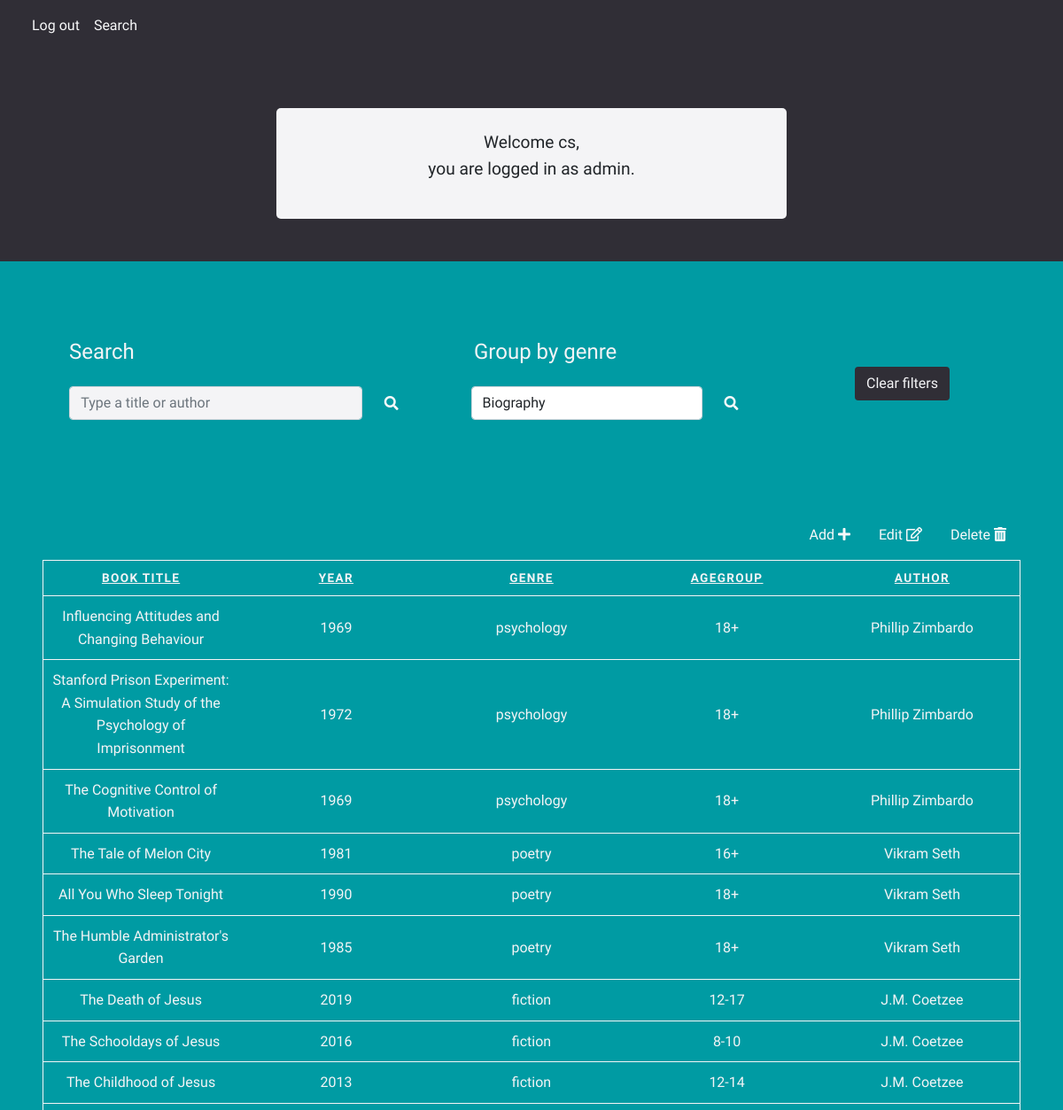
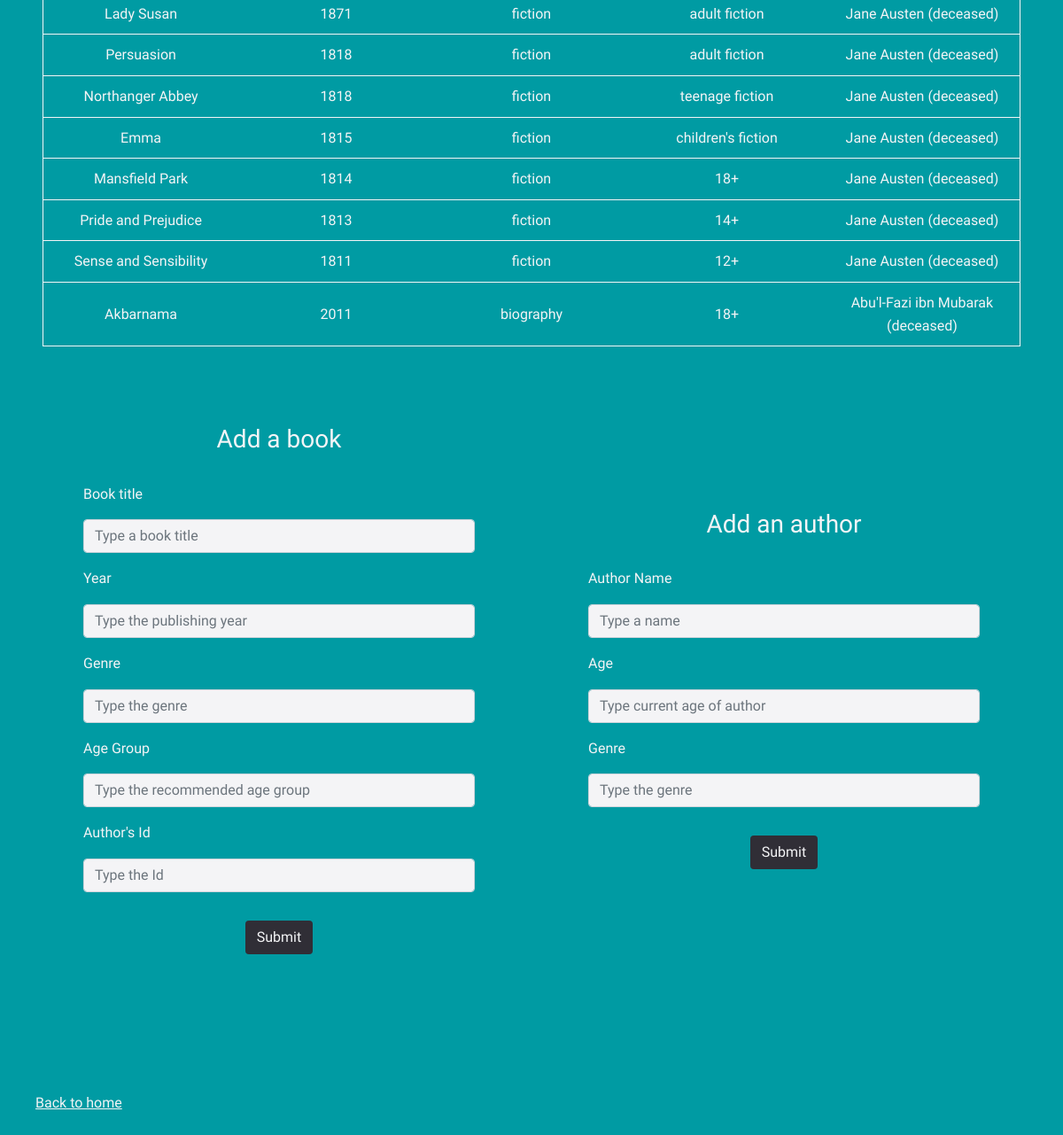
The app's page /searchbooks.php?sort=genre&order=DESC (signed in) with its own data (2 pictures, top to bottom).
### tables this page shows
CREATE TABLE `users` (
  `usersId` int(11) NOT NULL,
  `usersName` varchar(128) NOT NULL,
  `usersEmail` varchar(128) NOT NULL,
  `usersUid` varchar(128) NOT NULL,
  `usersPwd` varchar(128) NOT NULL,
  `userType` varchar(11) DEFAULT NULL
);

CREATE TABLE `books` (
  `bookId` int(11) NOT NULL,
  `bookTitle` varchar(100) NOT NULL,
  `year` int(4) NOT NULL,
  `genre` varchar(20) NOT NULL,
  `agegroup` varchar(50) DEFAULT NULL,
  `authorsId` int(11) NOT NULL
);

CREATE TABLE `authors` (
  `authorsId` int(11) NOT NULL,
  `authorName` varchar(100) NOT NULL,
  `age` int(3) DEFAULT NULL,
  `genre` varchar(50) DEFAULT NULL
);

### admin/common.php (called while the page is built, shortened)
<?php
function escape($html)
{
  return htmlspecialchars($html, ENT_QUOTES | ENT_SUBSTITUTE, "UTF-8");
}

### searchbooks.php (the view, shortened to what this page needs)
<div class='header text-white'>
    <?php
    require 'includes/dbh.inc.php';
    require_once 'admin/common.php';
    include_once 'header.php';
    ?>
    <div class="text-center p-4">
        <?php
        if (isset($_SESSION['usersUid'])) {
            echo "<div class='msg-box form-width mx-auto text-dark p-4 m-4'><p>Welcome " . $_SESSION['usersUid'] . ",<br>";
        }
        $username = $_SESSION['usersUid'];
        $query = "SELECT * FROM users WHERE usersUid = ?;";
        $stmt = mysqli_stmt_init($conn);
        mysqli_stmt_prepare($stmt, $query);
        if (!mysqli_stmt_prepare($stmt, $query)) {
            exit('There was a connection error');
        }
        mysqli_stmt_bind_param($stmt, "s", $username);
        mysqli_stmt_execute($stmt);
        $result = mysqli_stmt_get_result($stmt);
        if ($result) {
            while ($row = mysqli_fetch_array($result)) {
                echo "you are logged in as "  . $row['userType'] . ".</p></div>";
                echo "</div>";
                echo "</div>";
                echo "<div id='search' class='container p-4'>
                   <div class='row mt-5'>
                    <div class='col-md-5 text-center'>";
                if ($row['userType'] == 'member') {
                    echo "<h4 class='m-3 ms-4 text-start'>Search</h4>
            <form method='post'>
            <div class='mx-auto'>
                <input class='form-control w-75 mx-auto d-inline' type='text' id='filter' name='filter' placeholder='Type a book title' />
                <button class='btn m-2 text-light d-inline' type='submit' name='search'><i class='fas fa-search'></i></button>
                </div>";
                } else {
                    echo "<h4 class='m-3 ms-4 text-start'>Search</h4>
            <form method='post'>
            <div class='mx-auto'>
                <input class='form-control w-75 d-inline' type='text' id='filter' name='filter' placeholder='Type a title or author' />
                <button class='btn m-2 text-light d-inline' type='submit' name='searchAuthor'><i class='fas fa-search'></i></button>
                </div>";
                }
            }
        }
        ?>
    </div>
    <div class="col-md-4 text-center">
        <div class='mx-auto'>
            <h4 class="m-3 text-start">Group by genre</h4>
            <select class="form-control w-75 d-inline" name="genre" id="genre">
                <option value="biography">Biography</option>
            </select>
            <button class="btn m-2 text-light d-inline" type="submit" name="submitgenre" value="Search genre" onclick="history.go(-1)"><i class='fas fa-search'></i></button>
        </div>
    </div>
    <div class="col-md-3 text-center my-auto">
        <input class="btn m-3" type="submit" name="clear" value="Clear filters" />
    </div>
</div>
</div>
<div class="mx-5 my-2 navigation">
    <?php
    if ($_SESSION['userType'] == 'admin') {
        echo "<ul class='nav justify-content-end'>
                 <li class='nav-item'>
                     <a class='nav-link active text-light' aria-current='page' href='#add'>Add <i class='fas fa-plus'></i></a>
                 </li>
                 <li class='nav-item'>
                     <a class='nav-link text-light' href='admin/update.php'>Edit <i class='far fa-edit'></i></a>
                 </li>
                 <li class='nav-item'>
                     <a class='nav-link text-light' href='admin/delete.php'>Delete <i class='fas fa-trash-alt'></i></a>
                 </li>
             </ul>";
    }
    ?>
</div>
<div class="mx-auto pt-0 p-5">
    <?php
    if ($searchResult) {
        if ($searchResult->num_rows > 0) {
            echo
            "<table>
                    <thead>
                        <tr>
                        <th scope='col'>Book title</th>
                        <th scope='col'>Year</th>
                        <th scope='col'>Genre</th>
                        <th scope='col'>Agegroup</th>
                        <th scope='col'>Author</th>
                        </tr>
                    </thead>";
            while ($row = $searchResult->fetch_assoc()) {
                echo "<tr>";
                echo "<td data-label='Book title:'>" . $row["bookTitle"] . "</td>";
                echo "<td data-label='Due date:'>" . $row["year"] . "</td>";
                echo "<td data-label='Genre:'>" . $row["genre"] . "</td>";
                echo "<td data-label='Agegroup:'>" . $row["agegroup"] . "</td>";
                echo "<td data-label='Author:'>" . $row["authorName"] . "</td>";
                echo "</tr>";
            }
            echo "</table>";
        } else {
            echo "Nothing found for " . $search;
        }
    }
    elseif (isset($_GET['sort'])) {
        $sort = escape($_GET['sort']);
    } else {
        $sort = 'bookTitle';
    }
    if (isset($_GET['order'])) {
        $order = escape($_GET['order']);
    } else {
        $order = 'ASC';
    }
    $sql = "SELECT b.bookTitle, b.year, b.genre, b.agegroup, a.authorName
    FROM books AS b INNER JOIN authors AS a
    ON b.authorsId = a.authorsId ORDER BY $sort $order";
    $result = $conn->query($sql);
    if ($result) {
        if ($result->num_rows > 0) {
            $order == 'DESC' ? $order = 'ASC' : $order = 'DESC';
            echo
            "<table>
                    <thead>
                        <tr>
                        <th scope='col'><a href='searchbooks.php?sort=bookTitle&order=$order'>Book title</a></th>
                        <th scope='col'><a href='searchbooks.php?sort=year&order=$order'>Year</a></th>
                        <th scope='col'><a href='searchbooks.php?sort=genre&order=$order'>Genre</th>
                        <th scope='col'><a href='searchbooks.php?sort=agegroup&order=$order'>Agegroup</a></th>
                        <th scope='col'><a href='searchbooks.php?sort=authorName&order=$order'>Author</a></th>
                        </tr>
                    </thead>";
            while ($row = $result->fetch_assoc()) {
                echo "<tr>";
                echo "<td data-label='Book title:'>" . $row["bookTitle"] . "</td>";
                echo "<td data-label='Year:'>" . $row["year"] . "</td>";
                echo "<td data-label='Genre:'>" . $row["genre"] . "</td>";
                echo "<td data-label='Agegroup:'>" . $row["agegroup"] . "</td>";
                echo "<td data-label='Autor:'>" . $row["authorName"] . "</td>";
                echo "</tr>";
            }
            echo "</table>";
        } else {
            echo "Error selecting table " . $conn->error;
        }
    }
    ?>
</div>
<div class='container my-4' id='add'>
    <div class='row'>
        <div class='col-sm-6 p-3 text-center'>
            <?php
            if ($_SESSION['userType'] == 'admin') {
                echo "<h3>Add a book</h3>
                         <form class='text-start p-4 mx-4' method='post'>
                             <label for='bookTitle'>Book title</label>
                             <input class='form-control info my-3' type='text' name='bookTitle' id='bookTitle' placeholder='Type a book title'>
                             <label for='year'>Year</label>
                             <input class='form-control my-3' type='number' name='year' id='year' placeholder='Type the publishing year'>
                             <label for='genre'>Genre</label>
                             <input class='form-control my-3' type='text' name='genre' id='genre' placeholder='Type the genre'>
                             <label for='age'>Age Group</label>
                             <input class='form-control my-3' type='text' name='agegroup' id='agegroup' placeholder='Type the recommended age group'>
                             <label for='authorsId'>Author's Id</label>
                             <input class='form-control my-3' type='text' name='authorsId' id='authorsId' placeholder='Type the Id'>
                             <div class='text-center pt-3'>
                             <input class='btn' type='submit' name='submitBook' value='Submit'>
                             </div>
                         </form>
                         </div>
                     <br><br>";
            }
            ?>
            <div class='col-sm-6 p-3 text-center my-auto'>
                <?php
                if ($_SESSION['userType'] == 'admin') {
                    echo "<h3>Add an author</h3>
                            <form class='text-start p-4 mx-4' method='post'>
                            <label for='authorName'>Author Name</label>
                            <input class='form-control my-3' type='text' name='authorName' id='authorName' placeholder='Type a name'>
                            <label for='age'>Age</label>
                            <input class='form-control my-3' type='number' name='age' id='age' placeholder='Type current age of author'>
                            <label for='genre'>Genre</label>
                            <input class='form-control my-3' type='text' name='genre' id='genre' placeholder='Type the genre'>
                            <div class='text-center pt-3'>
                            <input class='btn' type='submit' name='addAuthor' value='Submit'>
                            </div>
                            </form>
                            </div>
                        </div>
                        </div>
                        <br><br>";
                }
                ?>
                <div class="m-4">
                    <?php
                    if ($_SESSION['userType'] == 'admin') {
                        echo "<a class='p-3' href='searchbooks.php?userType=admin'>Back to home</a>";
                    } elseif ($_SESSION['userType'] == 'member') {
                        echo "<a class='p-3' href='searchbooks.php?userType=member'>Back to home</a>";
                    }
                    ?>
                </div>
                <?php
                include_once 'footer.php';
                ?>

### css/stylesheet.css (style rules this page uses)
html { box-sizing: border-box; }
*, *::before, *::after { box-sizing: inherit; -webkit-font-smoothing: antialiased; -moz-osx-font-smoothing: grayscale; line-height: 1.6; scroll-behavior: smooth; }
h1, h2, h3, h4, h5 { line-height: 1.2; }
body { color: #F4F4F6; background-color: #009BA3; font-family: 'Zen Antique Soft', serif; margin-top: 0; }
textarea, input[type] { background-color: #F4F4F6; }
.header { background-color: #302E36; }
.msg-box { background-color: #F4F4F6; font-size: larger; border-top-right-radius: 5px; border-top-left-radius: 5px; border-bottom-right-radius: 5px; border-bottom-left-radius: 5px; }
input[type=submit], button { background-color: #302E36; color: #F4F4F6; }
a { color: #F4F4F6; }
table { border: 1px solid; border-collapse: collapse; margin: 0; padding: 0; table-layout: fixed; width: 100%; }
table tr { border: 1px solid; padding: .35em; }
table th, table td { padding: .625em; text-align: center; }
table th { font-size: .85em; letter-spacing: .1em; text-transform: uppercase; }
.form-width { width: 50%; }

### records on screen
users: userType "admin"
books: bookTitle "Influencing Attitudes and Changing Behaviour", year "1969", genre "psychology", agegroup "18+", authorsId.authorName "Phillip Zimbardo"
books: bookTitle "Stanford Prison Experiment: A Simulation Study of the Psychology of Imprisonment", year "1972", genre "psychology", agegroup "18+", authorsId.authorName "Phillip Zimbardo"
books: bookTitle "The Cognitive Control of Motivation", year "1969", genre "psychology", agegroup "18+", authorsId.authorName "Phillip Zimbardo"
books: bookTitle "The Tale of Melon City", year "1981", genre "poetry", agegroup "16+", authorsId.authorName "Vikram Seth"
books: bookTitle "All You Who Sleep Tonight", year "1990", genre "poetry", agegroup "18+", authorsId.authorName "Vikram Seth"
books: bookTitle "The Humble Administrator's Garden", year "1985", genre "poetry", agegroup "18+", authorsId.authorName "Vikram Seth"
books: bookTitle "The Death of Jesus", year "2019", genre "fiction", agegroup "12-17", authorsId.authorName "J.M. Coetzee"
books: bookTitle "The Schooldays of Jesus", year "2016", genre "fiction", agegroup "8-10", authorsId.authorName "J.M. Coetzee"
books: bookTitle "The Childhood of Jesus", year "2013", genre "fiction", agegroup "12-14", authorsId.authorName "J.M. Coetzee"
books: bookTitle "Lady Susan", year "1871", genre "fiction", agegroup "adult fiction", authorsId.authorName "Jane Austen (deceased)"
books: bookTitle "Persuasion", year "1818", genre "fiction", agegroup "adult fiction", authorsId.authorName "Jane Austen (deceased)"
books: bookTitle "Northanger Abbey", year "1818", genre "fiction", agegroup "teenage fiction", authorsId.authorName "Jane Austen (deceased)"
books: bookTitle "Emma", year "1815", genre "fiction", agegroup "children's fiction", authorsId.authorName "Jane Austen (deceased)"
books: bookTitle "Mansfield Park", year "1814", genre "fiction", agegroup "18+", authorsId.authorName "Jane Austen (deceased)"
books: bookTitle "Pride and Prejudice", year "1813", genre "fiction", agegroup "14+", authorsId.authorName "Jane Austen (deceased)"
books: bookTitle "Sense and Sensibility", year "1811", genre "fiction", agegroup "12+", authorsId.authorName "Jane Austen (deceased)"
books: bookTitle "Akbarnama", year "2011", genre "biography", agegroup "18+", authorsId.authorName "Abu'l-Fazi ibn Mubarak (deceased)"

### other values on screen
$_SESSION['usersUid'] "cs"
